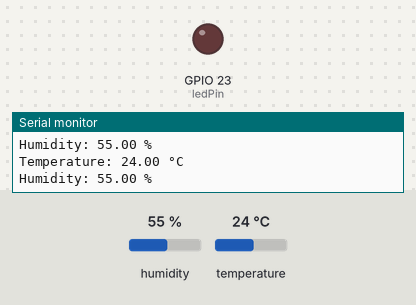
Bench run of a sketch on a simulated ESP32. On the bench: output pins drawn as LEDs (lit = HIGH), the last lines printed to the serial monitor. Inputs (shaded band) come from the test bench; at power-on: temperature 24 °C, humidity 55 %.

Above: at 4.8 s.
4.9 s: temperature set to 29.3 °C
7.9 s: temperature set to 30.5 °C
At 9.2 s:
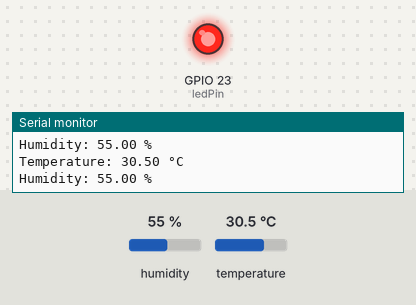
10.9 s: temperature set to 12 °C
At 12.6 s:
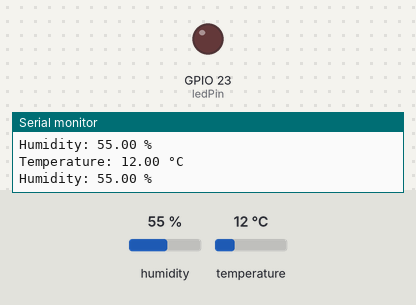
13.9 s: temperature set to 33 °C
At 14.4 s:
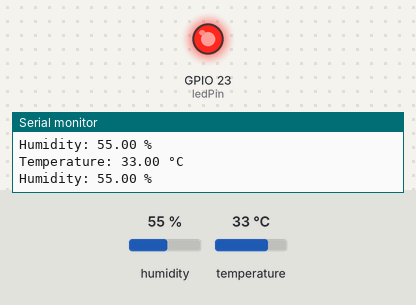
Timing chart, 0 to 16.9 s (numbered marks = the images above; inputs shaded):
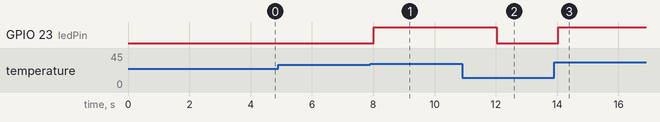

The sketch:

sketch.ino
```cpp
#include "DHT.h"

// Define pins
const int DHTPIN = 4;    // DHT22 data pin
const int ledPin = 23;   // LED pin

// Define sensor type
#define DHTTYPE DHT22

DHT dht(DHTPIN, DHTTYPE);

void setup() {
  Serial.begin(115200);

  dht.begin();
  pinMode(ledPin, OUTPUT);
}

void loop() {
  delay(2000); // Wait 2 seconds between measurements

  float t = dht.readTemperature();
  float h = dht.readHumidity();

  // Check if sensor readings are valid
  if (isnan(t) || isnan(h)) {
    Serial.println("Failed to read from DHT22 sensor!");
    return;
  }

  Serial.print("Temperature: ");
  Serial.print(t);
  Serial.println(" °C");

  Serial.print("Humidity: ");
  Serial.print(h);
  Serial.println(" %");

  // Turn LED on if temperature exceeds 30°C
  if (t > 30.0) {
    digitalWrite(ledPin, HIGH);
  } else {
    digitalWrite(ledPin, LOW);
  }
}
```

Measured:
- the behaviour switches between 30 and 30.1 °C on temperature (found by bisection; images 0 and 1)
- after the input at 7.9 s, GPIO 23 (ledPin): LOW → HIGH after 0.12 s
- after the input at 10.9 s, GPIO 23 (ledPin): HIGH → LOW after 1.1 s
- after the input at 13.9 s, GPIO 23 (ledPin): LOW → HIGH after 0.14 s
